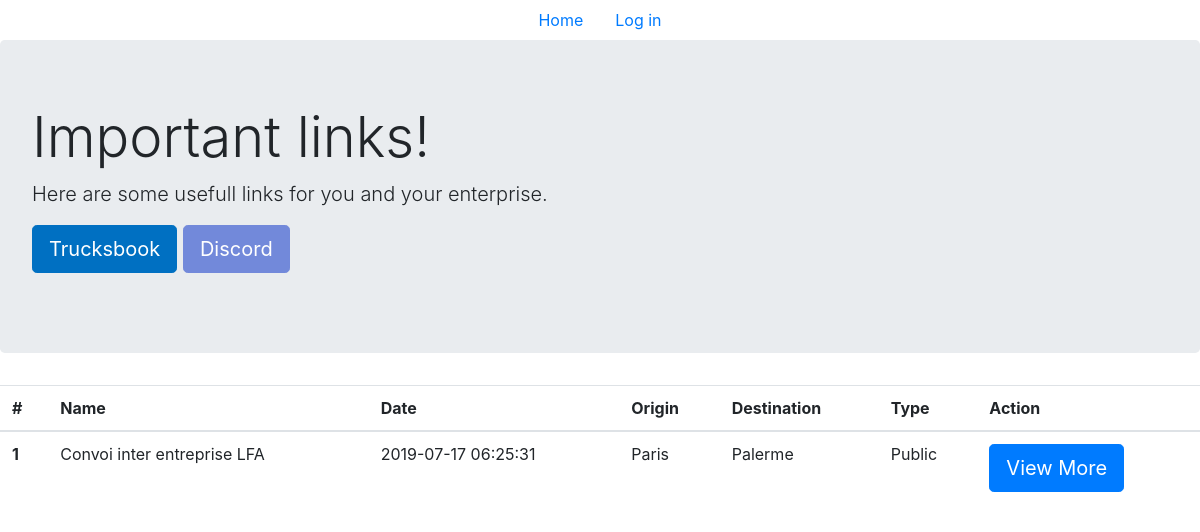
Before: / with the older database file.
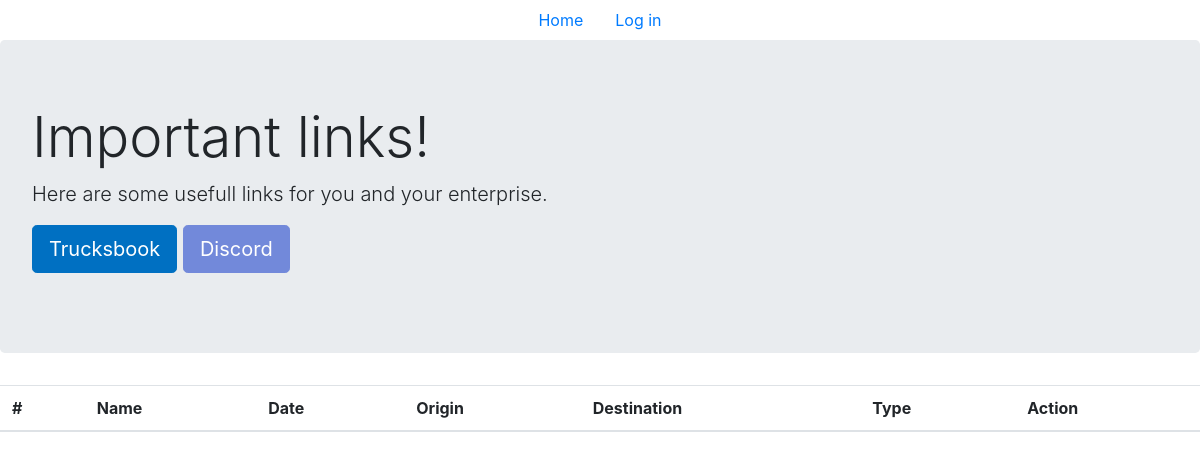
After: the same page with the newer database file.
### tables this page shows
CREATE TABLE IF NOT EXISTS `convoy` (
  `id` int(11) NOT NULL AUTO_INCREMENT,
  `name` varchar(255) NOT NULL,
  `date` timestamp NOT NULL,
  `origin` varchar(255) NOT NULL,
  `destination` varchar(255) NOT NULL,
  `type` int(1) NOT NULL DEFAULT '1',
  `pass` varchar(255) DEFAULT NULL,
  PRIMARY KEY (`id`)
);

### index.php (the view, shortened to what this page needs)
<?php
    $bdd = new PDO('mysql:host=localhost;dbname=convoyManager;charset=utf8', 'root', '');
    $req = $bdd->query("SELECT * FROM links");
    $links = $req->fetch();
    $sC = $bdd->query("SELECT * FROM convoy");
?>
<html>
    <head>
        <link rel="stylesheet" href="https://stackpath.bootstrapcdn.com/bootstrap/4.3.1/css/bootstrap.min.css">
    </head>
    <body>
        <ul class="nav justify-content-center">
            <li class="nav-item">
                <a class="nav-link active" href="#">Home</a>
            </li>
            <?php if(isset($_SESSION['id'])){ ?>
            <li class="nav-item">
                <a class="nav-link" href="admin.php">Admin Page</a>
            </li>
            <li class="nav-item">
                <a class="nav-link" href="logout.php">Log out</a>
            </li>
            <?php }else{ ?>
            <li class="nav-item">
                <a class="nav-link" href="login.php">Log in</a>
            </li>
            <?php } ?>
        </ul>
        <div class="jumbotron">
          <h1 class="display-4">Important links!</h1>
          <p class="lead">Here are some usefull links for you and your enterprise.</p>
          <p class="lead">
            <a class="btn btn-primary btn-lg" style="background-color:  #0070c2; border-color: #0070c2;" href="<?php echo $links['trucksbook']; ?>" role="button">Trucksbook</a>
            <a class="btn btn-primary btn-lg" style="background-color:  #7289da; border-color: #7289da;" href="<?php echo $links['discord']; ?>" role="button">Discord</a>
          </p>
        </div>
        <table class="table">
              <thead>
                <tr>
                  <th scope="col">#</th>
                  <th scope="col">Name</th>
                  <th scope="col">Date</th>
                  <th scope="col">Origin</th>
                  <th scope="col">Destination</th>
                  <th scope="col">Type</th>
                  <th scope="col">Action</th>
                </tr>
              </thead>
              <tbody>
        <?php
            while($data = $sC->fetch()){
        ?>
                <tr>
                  <th scope="row"><?php echo $data['id']; ?></th>
                  <td><?php echo $data['name']; ?></td>
                  <td><?php echo $data['date']; ?></td>
                  <td><?php echo $data['origin']; ?></td>
                  <td><?php echo $data['destination']; ?></td>
                  <?php if($data['type'] == "1"){ ?>
                     <td>Public</td>
                  <?php }else{ ?>
                    <td>Private</td>
                  <?php } ?>
                  <td><a class="btn btn-primary btn-lg" href="convoy.php?id=<?php echo $data['id']; ?>">View More</a></td>
                </tr>
        <?php
            }
        ?>
                  </tbody>
            </table>
    </body>
</html>

Changed rows visible on the page:
removed convoy: id "1", name "Convoi inter entreprise LFA", date "2019-07-17 06:25:31", origin "Paris", destination "Palerme", type "Public"
